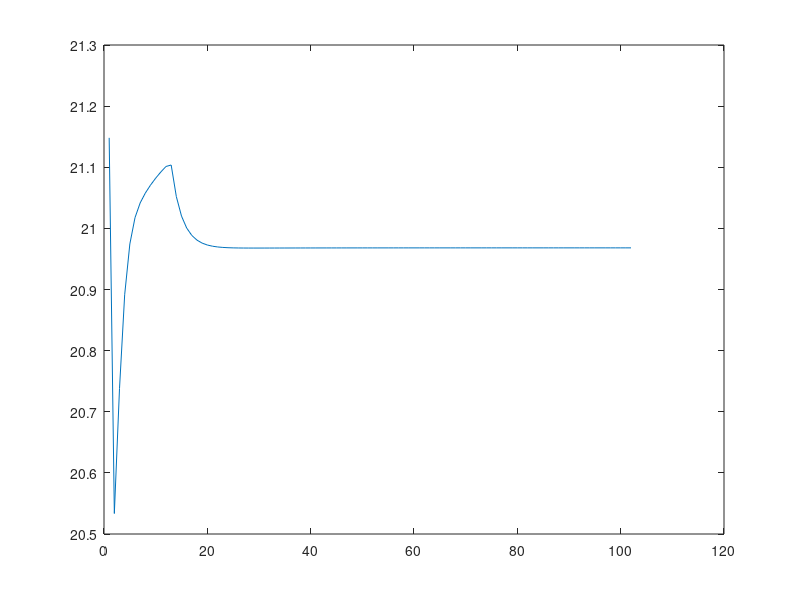

This chart was generated by the following MATLAB code:
featureNum = 10;
changeType = 4;
sentenceNum = 100;
trainNum = 100;
ita = 1e-1;
alpha = 0.5;
maxGradient = 1;

F = randi(2, sentenceNum, featureNum) - 1;
A = rand(changeType, featureNum);
L = rand(sentenceNum, changeType);
KLvec = zeros(1,trainNum);
gradientMatrix = zeros(changeType, featureNum);

for i=1:sentenceNum
    sumValue = sum(L(i,:));
    L(i,:) = L(i,:)/sumValue;
end

for i=1:changeType
    sumValue = sum(A(i,:));
    A(i,:) = A(i,:)/sumValue;
end
flag = 1;
n = 1;
% for n = 1:trainNum
while flag == 1
    totalKL = 0;
    for s = 1:sentenceNum
        f = A * F(s,:)';
%         for idx=1:changeType
%             sumValue = sum(f);
%             f = f/sumValue;
%         end
        tempA = zeros(changeType, featureNum);
        for i = 1:changeType
            for j = 1:featureNum
                if f(i) == 0
                    tempA(i,j) = A(i,j);
                    continue
                end
                gradientAij = F(s,j)*log(f(i)/L(s,i)) + L(s,i)*F(s,j);
                gradientMatrix(i,j) = gradientAij;
                if abs(gradientAij) > maxGradient
                    maxGradient = abs(gradientAij);
                end
                tempA(i,j) = A(i,j)-A(i,j)*0.9*gradientAij/maxGradient;                
%                 tempA(i,j) = A(i,j)-A(i,j)*sign(gradientAij)*max(0.5, 0.6*abs(gradientAij)/maxGradient);
%                 tempA(i,j) = A(i,j) - (1/n^alpha) * gradientAij;
%                 tempA(i,j) = A(i,j) - ita * gradientAij;
            end
        end
        A = tempA;
        for x = 1:changeType
            sumValue = sum(A(x,:));
            A(x,:) = A(x,:)/sumValue;
        end
    end
    
    for s1 = 1:sentenceNum
        KL = 0;
        f_result = A * F(s1,:)';
        for idx=1:changeType
            sumValue = sum(f_result);
            f_result = f_result/sumValue;
        end
        for i1 = 1:changeType
            KL = KL + f_result(i1)*log(f_result(i1)/L(s1,i1));
        end
        totalKL = totalKL + KL;
    end
    KLvec(n) = totalKL;
    if n > 1
        if abs(KLvec(n-1)-KLvec(n)) < 1e-7
            flag = 0;
        end
    end
    n = n + 1;
end
x = 1 : 1 : size(KLvec,2);
plot(x, KLvec)
        
    

